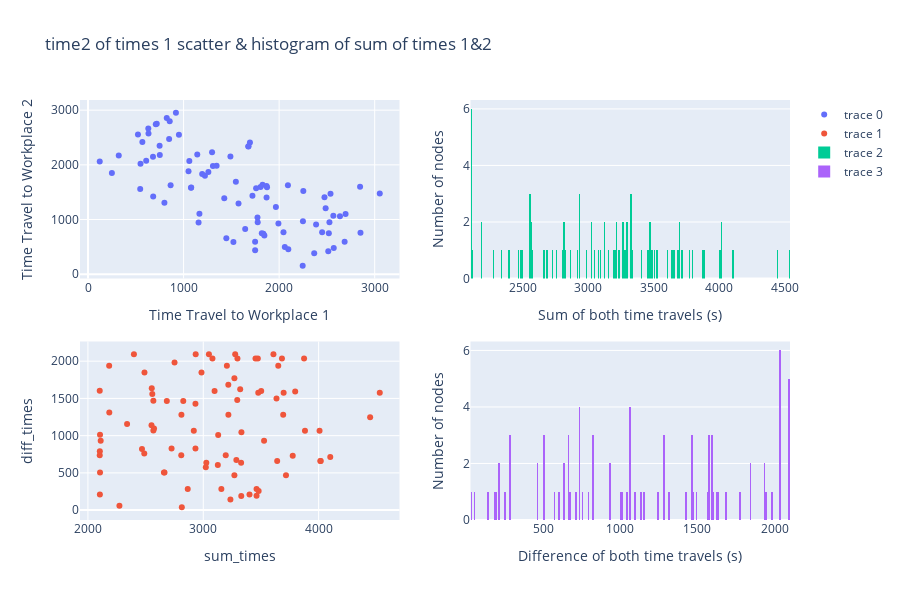

The code cell stored with this chart in its notebook:
### Code cell
import plotly.graph_objects as go
from plotly.subplots import make_subplots

# Create a subplot with 2 rows and 1 column
fig = make_subplots(rows=2, cols=2, shared_xaxes=False, vertical_spacing=0.15)
print(len(df['sum_times']), '&', len(df['diff_times']))
# Scatter plot
scatter_trace = go.Scatter(x=df['time_to_wpl1'], y=df['time_to_wpl2'], mode='markers')
fig.add_trace(scatter_trace, row=1, col=1)
scatter_trace2 = go.Scatter(x=df['sum_times'], y=df['diff_times'], mode='markers')
fig.add_trace(scatter_trace2, row=2, col=1)

# Histogram
histogram_trace = go.Histogram(x=df['sum_times'], nbinsx=int(df['sum_times'].max() / 10) + 1)
fig.add_trace(histogram_trace, row=1, col=2)
histogram_trace2 = go.Histogram(x=df['diff_times'], nbinsx=int(df['diff_times'].max() / 10) + 1)
fig.add_trace(histogram_trace2, row=2, col=2)

# Update layout for the scatter plot
fig.update_xaxes(title_text='Time Travel to Workplace 1', row=1, col=1)
fig.update_yaxes(title_text='Time Travel to Workplace 2', row=1, col=1)

fig.update_xaxes(title_text='sum_times', row=2, col=1)
fig.update_yaxes(title_text='diff_times', row=2, col=1)

fig.update_layout(title_text='time2 of times 1 scatter & histogram of sum of times 1&2', height=600)

# Update layout for the histogram
fig.update_xaxes(title_text='Sum of both time travels (s)', row=1, col=2)
fig.update_yaxes(title_text='Number of nodes', row=1, col=2)

fig.update_xaxes(title_text='Difference of both time travels (s)', row=2, col=2)
fig.update_yaxes(title_text='Number of nodes', row=2, col=2)
# Display the combined figure
fig.show()
